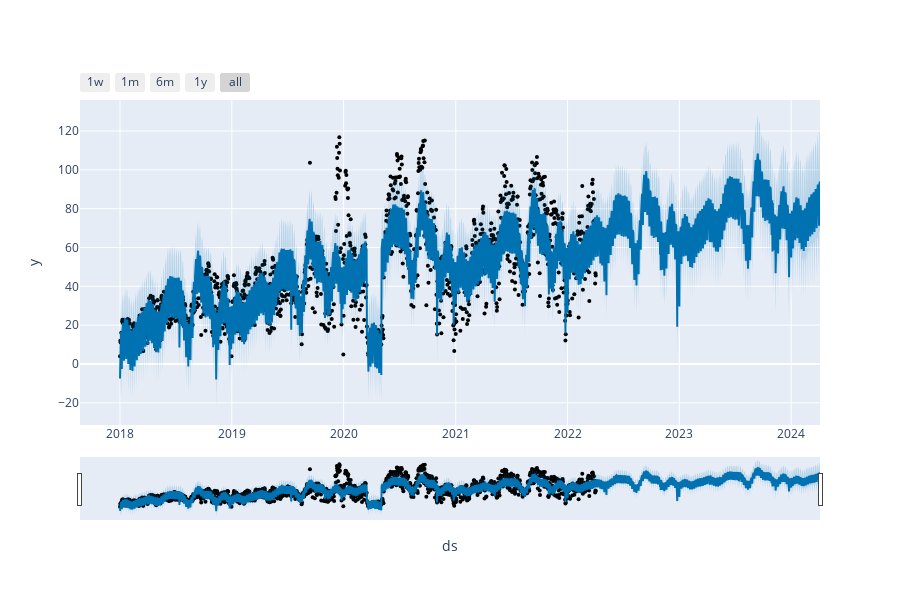

The notebook cell this image was saved under:
### Code cell
fig = plot_plotly(m, forecast)
py.iplot(fig)

### Figure 1 — Plotly figure (JSON) as saved in the notebook; plotly's stock layout.template omitted (floating-point values rounded to 4 significant figures; data arrays with more than 128 entries replaced by an {"elided": "..."} marker saying what was removed)
{"data": [{"marker": {"color": "black", "size": 4}, "mode": "markers", "name": "Actual", "type": "scatter", "x": {"elided": "1556 str values"}, "y": {"elided": "1556 float values"}}, {"hoverinfo": "skip", "line": {"width": 0}, "mode": "lines", "type": "scatter", "x": {"elided": "2286 str values"}, "y": {"elided": "2286 float values"}}, {"fill": "tonexty", "fillcolor": "rgba(0, 114, 178, 0.2)", "line": {"color": "#0072B2", "width": 2}, "mode": "lines", "name": "Predicted", "type": "scatter", "x": {"elided": "2286 str values"}, "y": {"elided": "2286 float values"}}, {"fill": "tonexty", "fillcolor": "rgba(0, 114, 178, 0.2)", "hoverinfo": "skip", "line": {"width": 0}, "mode": "lines", "type": "scatter", "x": {"elided": "2286 str values"}, "y": {"elided": "2286 float values"}}], "layout": {"height": 600, "showlegend": false, "width": 900, "xaxis": {"rangeselector": {"buttons": [{"count": 7, "label": "1w", "step": "day", "stepmode": "backward"}, {"count": 1, "label": "1m", "step": "month", "stepmode": "backward"}, {"count": 6, "label": "6m", "step": "month", "stepmode": "backward"}, {"count": 1, "label": "1y", "step": "year", "stepmode": "backward"}, {"step": "all"}]}, "rangeslider": {"visible": true}, "title": {"text": "ds"}, "type": "date"}, "yaxis": {"title": {"text": "y"}}}}
